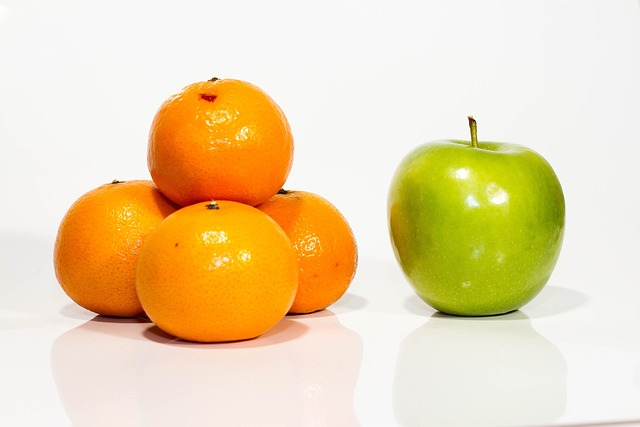
#> input picture Image Processing Tutorials/fruit.jpeg, 640 x 427 px
$ jupyter execute '4 - Segmentation.ipynb'
#> lines starting #> are read from the running program, lines starting #| are printed output that depends on the picture; after the words box and inside, x2 and y2 are one past the last pixel; in counts of white or black regions, pixels touching at a corner belong together
## Segmentation

- Corresponds to lecture 6 and 7

#### Segmentation

- Possible by Thresholding (Basic approach for color-based segmentation)
- Also edge-based techniques (need high accuracy) and called edge-based segmentation

#### 🗿 Region-based Segmentation

- Region Splitting: Recursively split regions while skipping similar ones
- Region Merging: Start at the image split into tiny pieces and recursively merge while skipping dissimilar ones

Close example can be found [here](https://scikit-image.org/docs/stable/auto_examples/segmentation/plot_boundary_merge.html). No friendler API seems available using this method.

#### 🎨 Color-based Segmentation

Seen thresholding already but there are better options.

[cell 1]
import skimage as ski
from skimage.segmentation import slic
from skimage.data import astronaut
from matplotlib import pyplot as plt

# Load the original image
img = ski.io.imread("./fruit.jpeg")
#> img is the input picture: shape (427, 640, 3); mean R, G, B 236.1, 215, 173.7

# Perform segmentation (this is just K-Means with K=10)
segments = slic(img, n_segments=40)
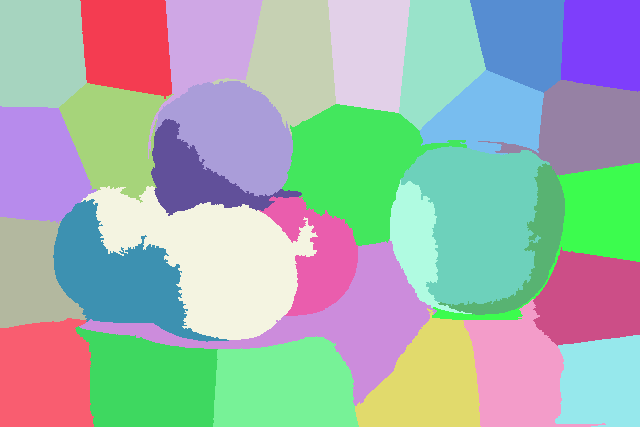
#> segments: shape (427, 640) int64; 31 distinct labels, from 1 to 31; one colour per label, 0 black

def plot_before_after(before_image, after_image, before_title='Before', after_title='After'):
#> called with before_title = 'Original Image', after_title = 'Segmented Image'
    plt.figure(figsize=(10, 5))

    # Plot the before image
    plt.subplot(1, 2, 1)
    plt.imshow(before_image)
    plt.title(before_title)
    plt.axis('off')

    # Plot the after image
    plt.subplot(1, 2, 2)
    after_image = out = ski.color.label2rgb(after_image, before_image, kind='avg', bg_label=0)
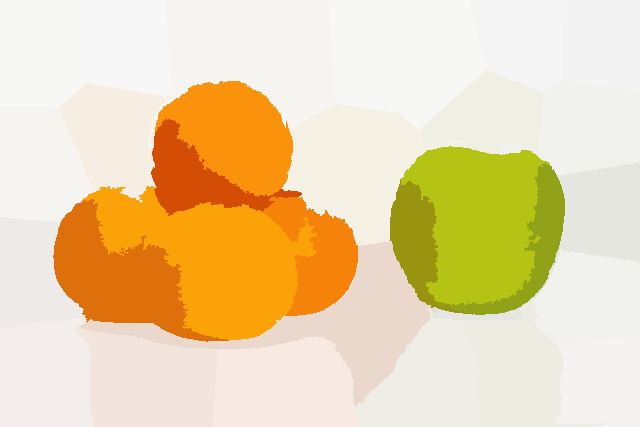
#> after_image: shape (427, 640, 3); mean R, G, B 235.6, 214.6, 173.2
    plt.imshow(after_image)
    plt.title(after_title)
    plt.axis('off')
    plt.show()
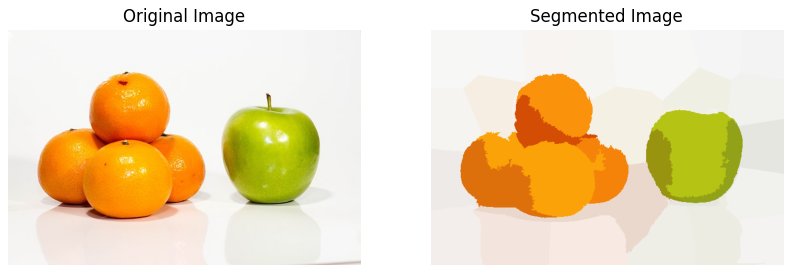
#> figure drawn by matplotlib, 2 panels

# Example usage
plot_before_after(img, segments, before_title='Original Image', after_title='Segmented Image')

Meanshift and `hierarchical clustering` are usually better:

[cell 2]
import skimage as ski
import numpy as np
from skimage.segmentation import quickshift
from matplotlib import pyplot as plt

# Likely an improvement over meanshift. Eitherway it deduces number of segments automatically.
segments = quickshift(img)
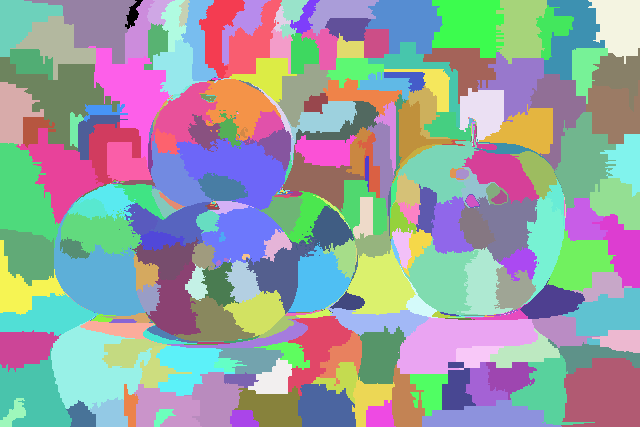
#> segments: shape (427, 640) int64; 339 distinct labels, from 0 to 338; one colour per label, 0 black
print(len(np.unique(segments)))
#| 339
plot_before_after(img, segments, before_title='Original Image', after_title='Segmented Image')
#> call 2 of plot_before_after, with before_title = 'Original Image', after_title = 'Segmented Image'
#> in plot_before_after (call 2), `after_image = out = ski.color.label2rgb(after_image, before_image, kin..`:
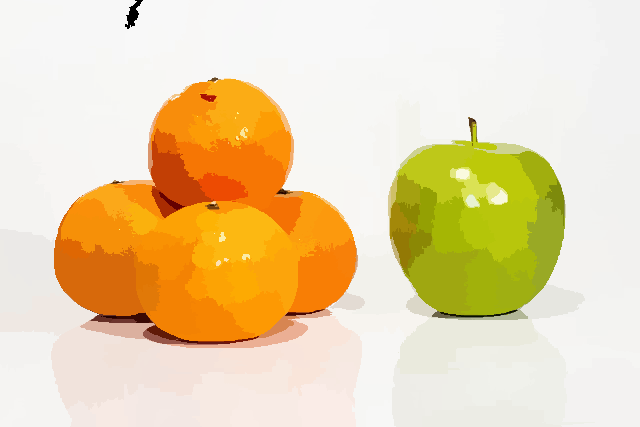
#> after_image: shape (427, 640, 3); mean R, G, B 235.5, 214.3, 172.9

### Hough Transform for Object Detection

- Suppose you know the mathematical equation that your object should satisfy (e.g., $(y-b)^2 + (x-a)^2=r^2$)

- Then you can create a grid containing exhaustive combinations of parameters values (e.g., $b\in[0,H]$, $a\in[0,W]$, $r\in[0,min(H,W)]$)

- Then you can count the number of points in the **edge image** that satisfy the equation

- The most likely parameters are the ones with the highest count (many points satisfy them!)

- This is called Hough Transform and it works for any object if you have its mathematical equation

[cell 3]
import numpy as np
import matplotlib.pyplot as plt

from skimage import data, color
from skimage.transform import hough_circle, hough_circle_peaks
from skimage.feature import canny


# Load picture and detect edges
img = data.coins()[160:230, 70:270]
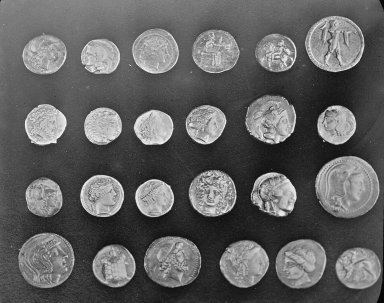
#> input picture skimage.data.coins(), 384 x 303 px
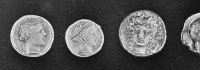
#> img: shape (70, 200); min 7, max 247, mean 85.2
edges = canny(img, sigma=3, low_threshold=10, high_threshold=50)
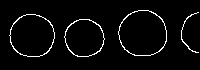
#> edges: shape (70, 200) bool; 3.8% white in thin lines or dots, all inside (x1, y1, x2, y2) = (9, 10, 199, 57)

# Plot both images
plt.figure(figsize=(10, 5))

# Plot the original image
plt.subplot(1, 2, 1)
plt.imshow(img, cmap=plt.cm.gray)
plt.title('Original Image')
plt.axis('off')

# Plot the detected edges
plt.subplot(1, 2, 2)
plt.imshow(edges, cmap=plt.cm.gray)
plt.title('Edges Detected')
plt.axis('off')

plt.show()

[cell 4]
from skimage.draw import circle_perimeter

# Detect two radii
hough_radii = np.arange(20, 35, 2)
hough_combs = hough_circle(edges, hough_radii)
print(hough_combs.shape)                      # for each radius consider all combinations of a,b
#| (8, 70, 200)
print(edges.shape)
#| (70, 200)

# Count which of the 8*7*200 combinations was satisfies by most points => take the top three
accums, cx, cy, radii = hough_circle_peaks(hough_combs, hough_radii, total_num_peaks=3)
#> accums = [0.625, 0.583, 0.45]; cx = [32, 142, 84]; cy = [35, 34, 39]; radii = [22, 24, 20]

[cell 5]
# Draw them three circles using the result
fig, ax = plt.subplots(ncols=1, nrows=1, figsize=(10, 4))
image = color.gray2rgb(img)
for center_y, center_x, radius in zip(cy, cx, radii):
    circy, circx = circle_perimeter(center_y, center_x, radius, shape=image.shape)
    image[circy, circx] = (220, 20, 20)
#> this loop made 3 passes
#> (center_y, center_x, radius) on passes 1 to 3: (35, 32, 22), (34, 142, 24), (39, 84, 20)
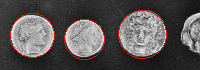
#> image: shape (70, 200, 3); mean R, G, B 88.9, 83.6, 83.6

ax.imshow(image, cmap=plt.cm.gray)
plt.show()
